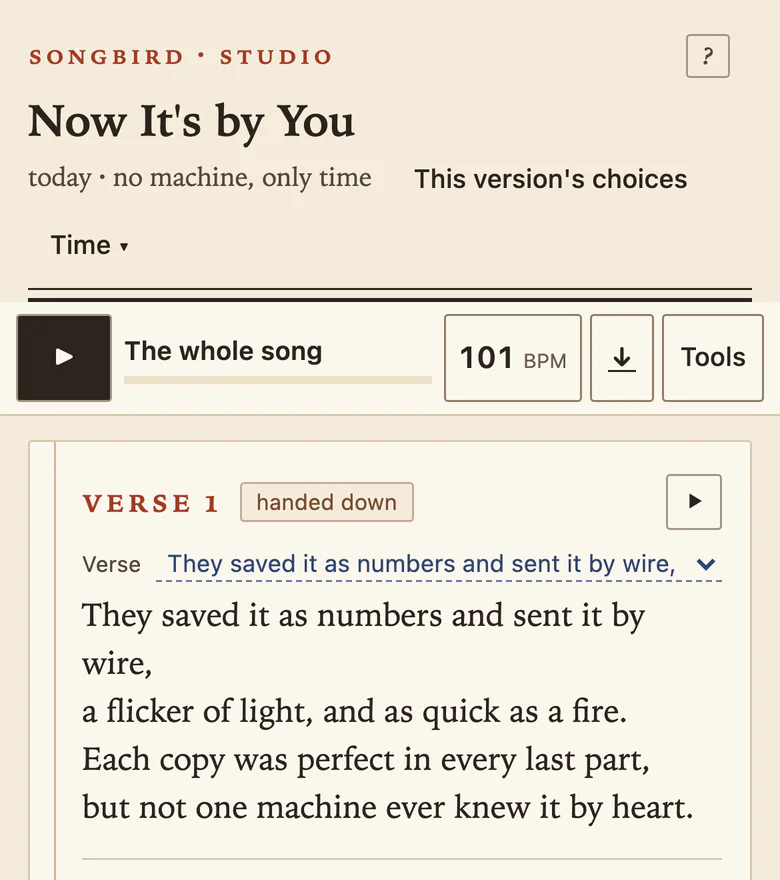
#> input picture web/sing/page/studio-phone.webp, 780 x 880 px
$ python finish_look.py ../../../../web/sing/page/studio-phone.webp
#> lines starting #> are read from the running program, lines starting #| are printed output that depends on the picture
#> further down, im is the input picture: shape (880, 780, 3); mean R, G, B 234.4, 228.3, 216.4
"""The look frames as the cover was finished after Blender (tools/cover/finish.py): the lens's fall-off to the
corners, in linear light, and a fine even grain. Writes <name>-finished.png beside each frame_*.png given.

    python3 tools/promo/video/blender/finish_look.py renders/promo/video/blender/look/frame_*.png
"""

import sys
from pathlib import Path

import numpy as np
from PIL import Image
from scipy import ndimage as ndi


def finish(a, rng):
    """a: float RGB 0..1 (sRGB). The cover's own numbers: fall-off 1 - 0.16 r^2.4 with r = 1 at the corners,
    grain a unit normal field blurred by sigma 0.6 px, scaled to 0.006, the same in each channel."""
    h, w, _ = a.shape
#> h = 880; w = 780
    yy, xx = np.mgrid[0:h, 0:w].astype(np.float32)
    r = np.hypot((xx - w / 2) / (w / 2), (yy - h / 2) / (h / 2)) / np.sqrt(2)
    lin = np.where(a <= 0.04045, a / 12.92, ((a + 0.055) / 1.055) ** 2.4) * (1 - 0.16 * r ** 2.4)[..., None]
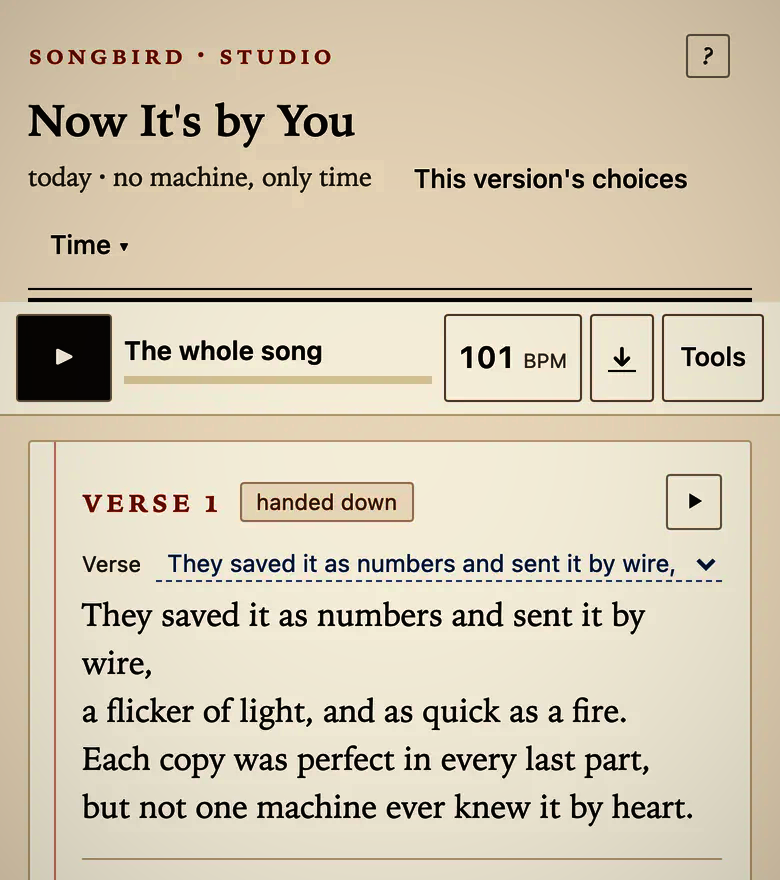
#> lin: shape (880, 780, 3) float32; mean of channels 0, 1, 2 0.829, 0.786, 0.699; drawn as R, G, B
    lin = np.clip(lin, 0, 1)
    out = np.where(lin <= 0.0031308, lin * 12.92, 1.055 * lin ** (1 / 2.4) - 0.055)
    g = ndi.gaussian_filter(rng.standard_normal((h, w)).astype(np.float32), 0.6)
    return np.clip(out + (g / g.std() * 0.006)[..., None], 0, 1)


for p in map(Path, sys.argv[1:]):
    if p.stem.endswith("-finished"):
        continue
    im = np.asarray(Image.open(p))
    a = im.astype(np.float32) / (65535 if im.dtype == np.uint16 else 255)
    out = finish(a[..., :3], np.random.default_rng(3))
    Image.fromarray((out * 255 + 0.5).astype(np.uint8)).save(p.with_name(p.stem + "-finished.png"))
    print(p.with_name(p.stem + "-finished.png"))

$ run again, on web/sing/page/tab-arrange.webp
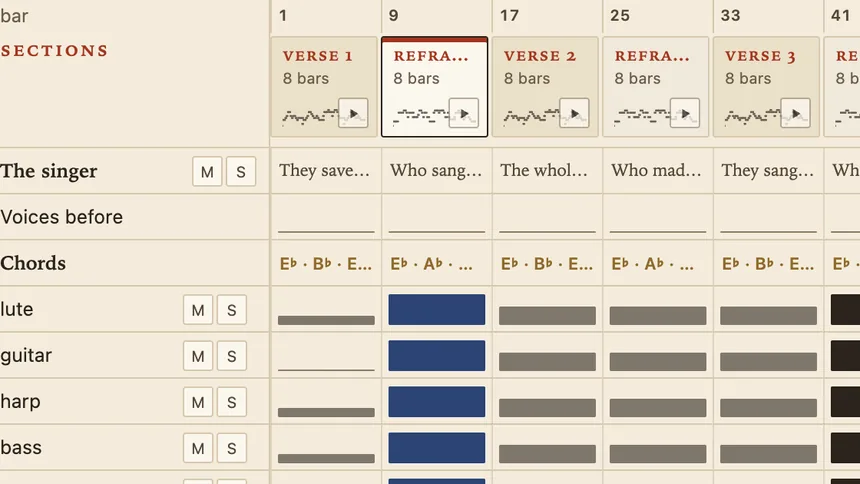
#> input picture web/sing/page/tab-arrange.webp, 860 x 484 px
#> im is the input picture: shape (484, 860, 3); mean R, G, B 223.4, 215.3, 201.1
#> in finish, `lin = np.where(a <= 0.04045, a / 12.92, ((a + 0.055) / 1.055) ** 2.4) ..`:
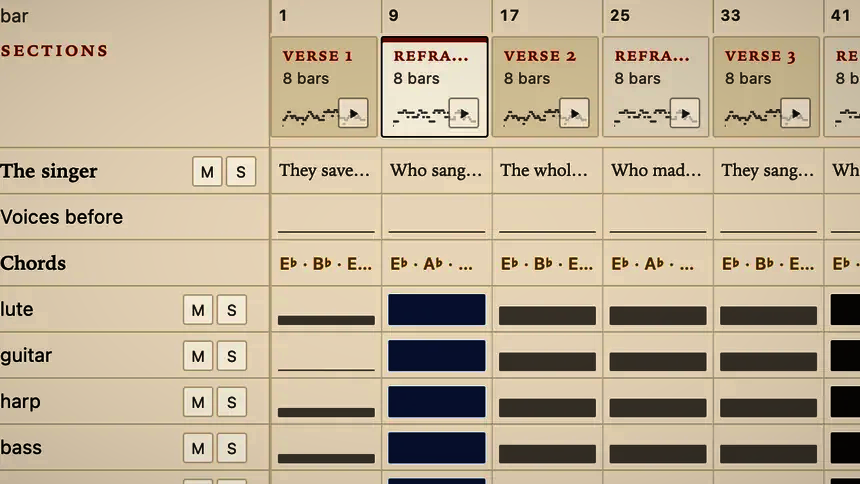
#> lin: shape (484, 860, 3) float32; mean of channels 0, 1, 2 0.757, 0.695, 0.594; drawn as R, G, B

$ run again, on web/sing/page/tab-mix.webp
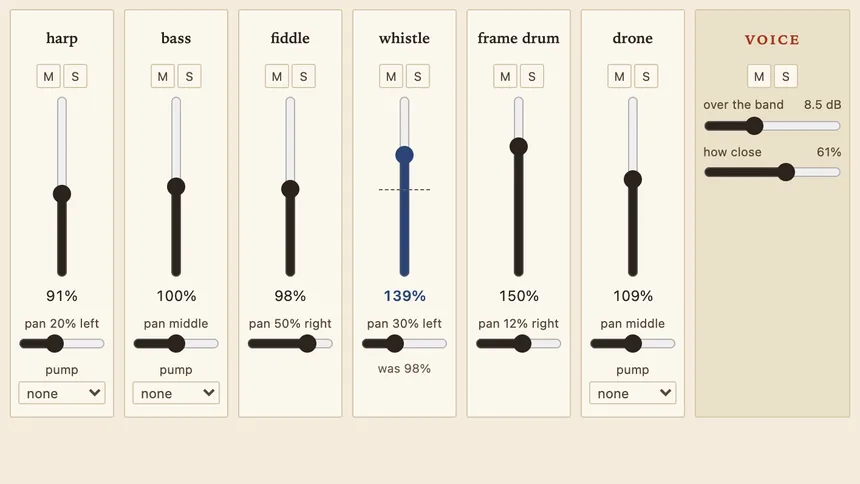
#> input picture web/sing/page/tab-mix.webp, 860 x 484 px
#> im is the input picture: shape (484, 860, 3); mean R, G, B 237, 231.5, 218.3
#> in finish, `lin = np.where(a <= 0.04045, a / 12.92, ((a + 0.055) / 1.055) ** 2.4) ..`:
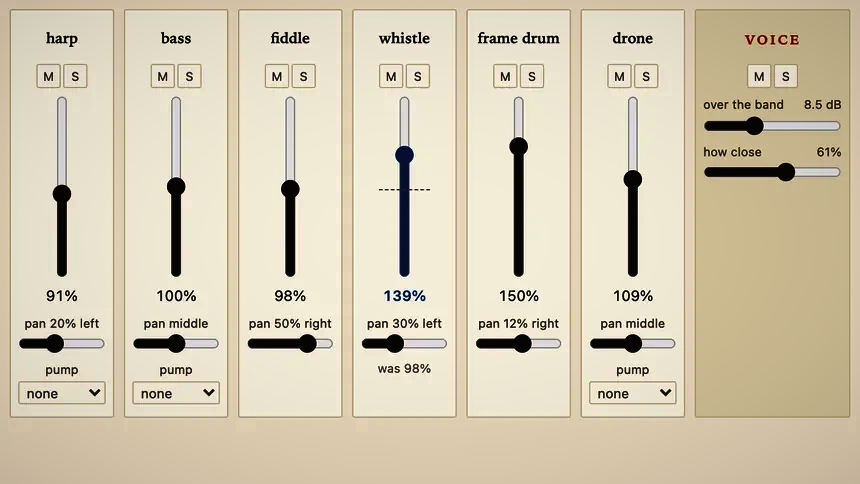
#> lin: shape (484, 860, 3) float32; mean of channels 0, 1, 2 0.836, 0.794, 0.699; drawn as R, G, B

$ run again, on web/sing/page/tab-page.webp
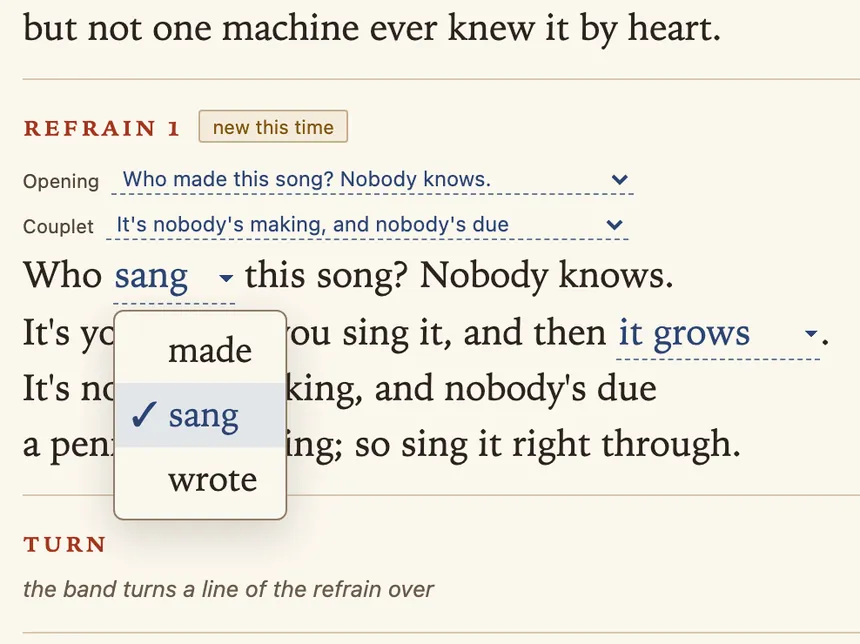
#> input picture web/sing/page/tab-page.webp, 860 x 644 px
#> im is the input picture: shape (644, 860, 3); mean R, G, B 237.3, 234.1, 225
#> in finish, `lin = np.where(a <= 0.04045, a / 12.92, ((a + 0.055) / 1.055) ** 2.4) ..`:
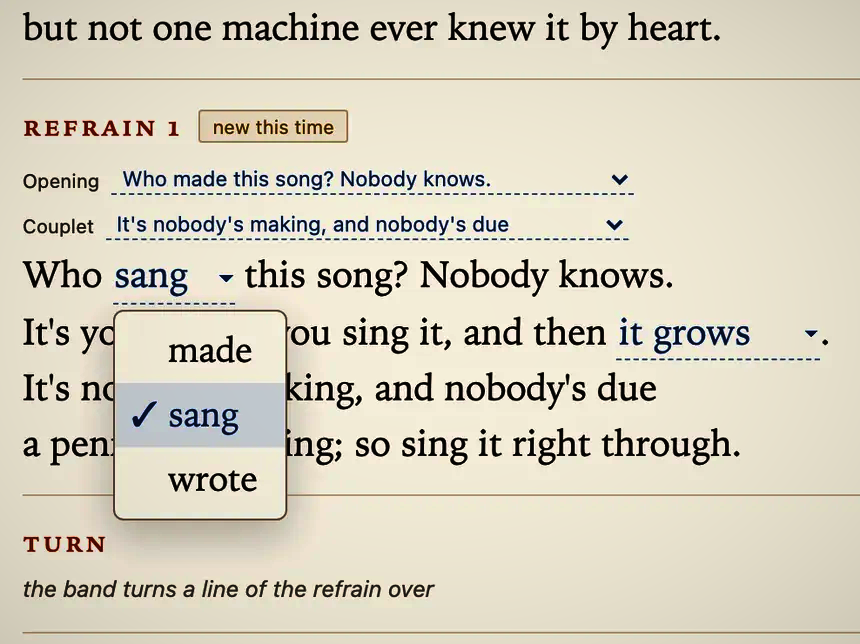
#> lin: shape (644, 860, 3) float32; mean of channels 0, 1, 2 0.847, 0.823, 0.752; drawn as R, G, B
